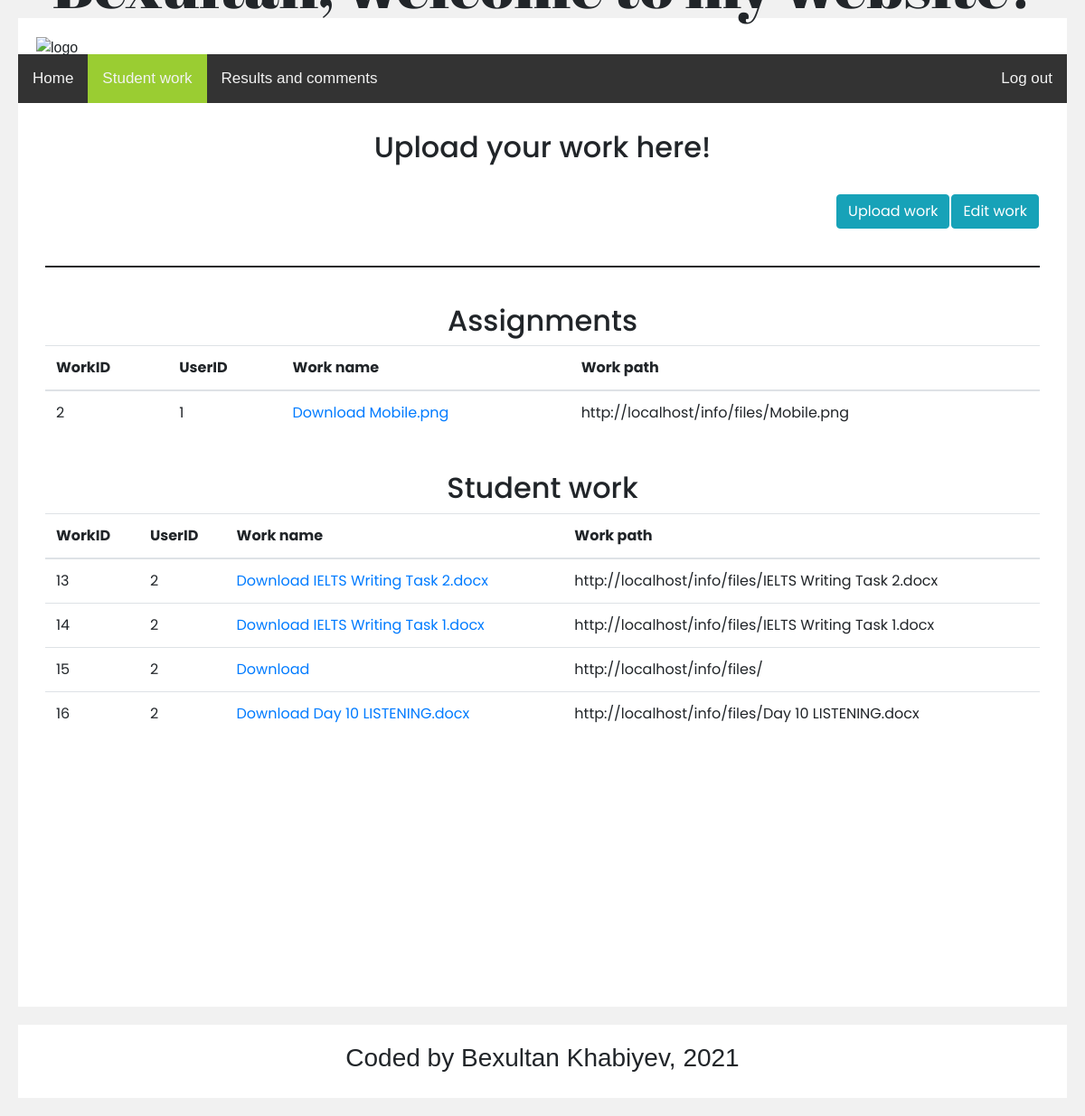
The page /main1.php (signed in) on the database its author committed.
### tables this page shows
CREATE TABLE `work` (
  `workID` int(5) NOT NULL,
  `userID` int(5) NOT NULL,
  `work_name` varchar(30) NOT NULL,
  `work_check` tinyint(1) NOT NULL
);

### handlermain1.php (the view)
<?php
	include('connect.php');
	$currentfile = 'http://localhost/info/files/';
	$user_status = $_SESSION['data']['user_status'];
	$userID = $_SESSION['data']['userID'];
	if ($user_status == 'teacher')
	{
		$search = mysqli_query($conn, "SELECT userID FROM users WHERE user_status = 'teacher'");
		$userID1 = mysqli_fetch_array($search);
		$myrow1 = mysqli_query($conn, "SELECT * FROM work WHERE work_check = 0 AND userID = ".$userID1["userID"]."");
		echo '<h2 align="center">Assignments</h2>';
		echo '<table class="table table-hover">';
		echo '<thead><tr><th>WorkID</th><th>UserID</th><th>Work name</th><th>Work path</th></tr></thead>';
		echo '<tbody>';
		while($row = mysqli_fetch_array($myrow1))
		{
			echo '<tr>';
			echo '<td>'. $row['workID'] .'</td>';
			echo '<td>'. $row['userID'] .'</td>';
			echo '<td><a href="'. $currentfile.$row['work_name'] .'">Download '.$row['work_name'].'</a></td>';
			echo '<td>'. $currentfile.$row['work_name'] .'</td>';
			echo '</tr>';
		}
		echo '</tbody>';
		echo '</table>';
		echo '<br>';
		$myrow = mysqli_query($conn, "SELECT *, users.user_name, users.user_surname, users.user_class FROM work LEFT JOIN users ON work.userID = users.userID WHERE work_check = 0 AND work.userID != ".$userID1["userID"]."");
		echo '<h2 align="center">Student work</h2>';
		echo '<table class="table table-hover">';
		echo '<thead><tr><th>WorkID</th><th>Full name</th><th>Class</th><th>Work name</th><th>Work path</th></tr></thead>';
		echo '<tbody>';
		while($row = mysqli_fetch_array($myrow))
		{
			echo '<tr>';
			echo '<td>'. $row['workID'] .'</td>';
			echo '<td>'. $row['user_surname'], ' ', $row['user_name'] .'</td>';
			echo '<td>'. $row['user_class'] .'</td>';
			echo '<td><a href="'. $currentfile.$row['work_name'] .'">Download '.$row['work_name'].'</a></td>';
			echo '<td>'. $currentfile.$row['work_name'] .'</td>';
			echo '</tr>';
		}
		echo '</tbody>';
		echo '</table>';
	}
	elseif ($user_status == 'student')
	{
		$search = mysqli_query($conn, "SELECT userID FROM users WHERE user_status = 'teacher'");
		$userID1 = mysqli_fetch_array($search);
		$myrow = mysqli_query($conn, "SELECT * FROM work WHERE work_check = 0 AND userID = ".$userID1["userID"]."");
		echo '<h2 align="center">Assignments</h2>';
		echo '<table class="table table-hover">';
		echo '<thead><tr><th>WorkID</th><th>UserID</th><th>Work name</th><th>Work path</th></tr></thead>';
		echo '<tbody>';
		while($row = mysqli_fetch_array($myrow))
		{
			echo '<tr>';
			echo '<td>'. $row['workID'] .'</td>';
			echo '<td>'. $row['userID'] .'</td>';
			echo '<td><a href="'. $currentfile.$row['work_name'] .'">Download '.$row['work_name'].'</a></td>';
			echo '<td>'. $currentfile.$row['work_name'] .'</td>';
			echo '</tr>';
		}
		echo '</tbody>';
		echo '</table>';
		echo '<br>';
		$myrow1 = mysqli_query($conn, "SELECT * FROM work WHERE work_check = 0 AND userID = '$userID'");
		echo '<h2 align="center">Student work</h2>';
		echo '<table class="table table-hover">';
		echo '<thead><tr><th>WorkID</th><th>UserID</th><th>Work name</th><th>Work path</th></tr></thead>';
		echo '<tbody>';
		while($row = mysqli_fetch_array($myrow1))
		{
			echo '<tr>';
			echo '<td>'. $row['workID'] .'</td>';
			echo '<td>'. $row['userID'] .'</td>';
			echo '<td><a href="'. $currentfile.$row['work_name'] .'">Download '.$row['work_name'].'</a></td>';
			echo '<td>'. $currentfile.$row['work_name'] .'</td>';
			echo '</tr>';
		}
		echo '</tbody>';
		echo '</table>';
	}
?>

### main1.php (shortened to what this page needs)
<!DOCTYPE html>
<html>
  <head>
    <link rel="stylesheet" href="https://maxcdn.bootstrapcdn.com/bootstrap/4.5.2/css/bootstrap.min.css">
    <link rel="stylesheet" type="text/css" href="style.css"/>
  </head>
  <body>
    <?php
      include('header1.php')
    ?>
    <div style="padding: 30px;height: 1000px; background-color: white; font-family: 'Poppins', sans-serif;">
      <?php
        if (!empty($_SESSION['data']['user_login']))
        {
          echo '<h2 style="text-align: center">Upload your work here!</h2>';
          echo '<br>';
          echo '<div align="right">';
          $user_status = $_SESSION['data']['user_status'];
          if ($user_status == 'teacher')
          {
            echo '<table>';
            echo '<tr>';
            echo '<td>';
            echo '<a href="work.php" class="btn btn-info" role="button" style="float: right">Upload work</a>';
            echo '</td>';
            echo '<td>';
            echo '<a href="edit.php" class="btn btn-info" role="button" style="float: right">Edit work</a>';
            echo '</td>';
            echo '<td>';
            echo '<a href="evaluate.php" class="btn btn-info" role="button" style="float: right">Evaluate work</a>';
            echo '</td>';
            echo '</tr>';
            echo '</table>';
          }
          else
          {
            echo '<table>';
            echo '<tr>';
            echo '<td>';
            echo '<a href="work.php" class="btn btn-info" role="button" style="float: right">Upload work</a>';
            echo '</td>';
            echo '<td>';
            echo '<a href="edit.php" class="btn btn-info" role="button" style="float: right">Edit work</a>';
            echo '</td>';
            echo '</tr>';
            echo '</table>';
          }
          echo '</div>';
        }
        else
        {
          echo '<div class="alert alert-warning" align="center"><strong>Warning!</strong> You must log in first!</div>';
        }
        echo '<br>';
        echo '<hr>';
        echo '<br>';
        include('handlermain1.php');
      ?>
    </div>
    <div style ="padding: 20px; text-align: center; background: white; margin-top: 20px;">
      <h3>Coded by Bexultan Khabiyev, 2021</h3>
    </div>
  </body>
</html>

### header1.php (shortened to what this page needs)
<html>
  <head>
  </head>
  <body>
    <div class="header">
        <img src="https://testconf.nis.edu.kz/wp-content/uploads/2017/01/2-NIS.png" class="logo" alt="logo">
        <h1 style="font-family: 'Abril Fatface', cursive;">
          </h1>
    </div>
    <div class="topnav">
      <a href="index.php">Home</a>
      <a class="active" href="main1.php">Student work</a>
      <a href="main2.php">Results and comments</a>
      <div class="topnav-right">
        <?php
          if (!empty($_SESSION['data']['user_login']))
          {
            echo '<a href="logout.php">Log out</a>';
          }
          else
          {
            echo '<a href="login.php">Log in</a>';
            echo '<a href="signup.php">Register</a>';
          }
        ?>
      </div>
    </div>
  </body>
</html>

### style.css (style rules this page uses)
* { box-sizing: border-box; }
body { font-family: Arial; background: #f1f1f1; padding: 20px; }
.header { padding: 20px; text-align: left; background: white; }
.header h1 { font-size: 70px; text-align: center; margin-top: -125px; }
.logo { width: 20%; }
hr { border: 1px solid; }

### header1.php (style rules this page uses)
body { margin: 0; font-family: Arial, Helvetica, sans-serif; }
.topnav { overflow: hidden; background-color: #333; }
.topnav a { float: left; color: #f2f2f2; text-align: center; padding: 14px 16px; text-decoration: none; font-size: 17px; }
.topnav a.active { background-color: #9ACD32; color: #f2f2f2; }
.topnav-right { float: right; }

### rows shown on the page
work: workID "2", userID "1", work_name "Mobile.png"
work: workID "13", userID "2", work_name "IELTS Writing Task 2.docx"
work: workID "14", userID "2", work_name "IELTS Writing Task 1.docx"
work: workID "15", userID "2"
work: workID "16", userID "2", work_name "Day 10 LISTENING.docx"
